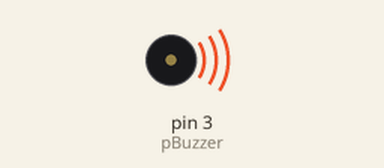
This sketch was run on a simulated Arduino Uno, built with avr-gcc and run on an emulated ATmega328P. Shown: buzzer (waves = sounding).

Above: at 0.16 s.
At 10.5 s:
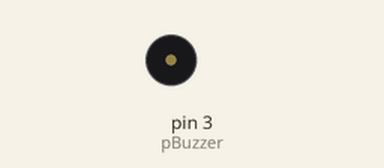
Timing chart, 0 to 11.2 s (numbered marks = the images above):
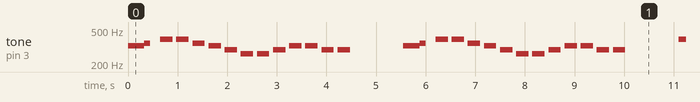

The sketch:

buzzer.ino
```cpp
//Himno de Alegría en ARDUINO
//Bases de las frecuencuas por: Elena Chong . Gracias
//https://github.com/tinkerall/Tutorial/blob/master/EP13buzzerPasivo_simplePractica/EP13buzzerPasivo_simplePractica.ino
//Web de las frecuencuas para las notas: https://pages.mtu.edu/~suits/notefreqs.html
//Uso la 4a escala, pero pueden agregar todas las que quieran.
//Conectar el Buzzer Pasivo en el PIN 3
//Author: Mailer Martínez

int pBuzzer = 3;       // pin del buzzer pasivo
int medio = 1000 / 2;  // tiempo de 1/4 de la nota
int cuarto = 1000 / 4; // tiempo de 1/4 de la nota
int octavo = 1000 / 8; // tiempo de 1/8 de la nota
double pausa = 1.30;   // pausar el 30% de la nota

int NOTA_C4 = 262; // Frecuencia de la nota C4 es 262Hz
int NOTA_D4 = 293;
int NOTA_E4 = 329;
int NOTA_F4 = 349;
int NOTA_G4 = 392;
int NOTA_A4 = 440;
int NOTA_B4 = 494;

void setup()
{
    // put your setup code here, to run once:
    pinMode(pBuzzer, OUTPUT);
}

void loop()
{
    for (int i = 0; i < 2; i++)
    {
        // put your main code here, to run repeatedly:
        tone(pBuzzer, NOTA_E4, medio);  // un cuarto de la nota C4.
        delay(cuarto * pausa);          // silenciar por una duración de la nota previa + 30% de la duración de esa nota
        tone(pBuzzer, NOTA_F4, octavo); // un cuarto de la nota A4.
        delay(cuarto * pausa);          // silenciar por una duración de la nota previa + 30% de la duración de esa nota
        tone(pBuzzer, NOTA_G4, cuarto); // un cuarto de la nota E5.
        delay(cuarto * pausa);          // silenciar por una duración de la nota previa + 30% de la duración de esa nota
        tone(pBuzzer, NOTA_G4, cuarto);
        delay(cuarto * pausa);
        tone(pBuzzer, NOTA_F4, cuarto);
        delay(cuarto * pausa);
        tone(pBuzzer, NOTA_E4, cuarto);
        delay(cuarto * pausa);
        tone(pBuzzer, NOTA_D4, cuarto);
        delay(cuarto * pausa);
        tone(pBuzzer, NOTA_C4, cuarto);
        delay(cuarto * pausa);
        tone(pBuzzer, NOTA_C4, cuarto);
        delay(cuarto * pausa);
        tone(pBuzzer, NOTA_D4, cuarto);
        delay(cuarto * pausa);
        tone(pBuzzer, NOTA_E4, cuarto);
        delay(cuarto * pausa);
        tone(pBuzzer, NOTA_E4, cuarto);
        delay(cuarto * pausa);
        tone(pBuzzer, NOTA_D4, cuarto);
        delay(cuarto * pausa);
        tone(pBuzzer, NOTA_D4, cuarto);
        delay(cuarto * pausa);
        delay(1000);
    }

    tone(pBuzzer, NOTA_G4, medio);
    delay(cuarto * pausa);
    tone(pBuzzer, NOTA_E4, octavo);
    delay(cuarto * pausa);
    tone(pBuzzer, NOTA_C4, octavo);
    delay(cuarto * pausa);
    tone(pBuzzer, NOTA_D4, cuarto);
    delay(cuarto * pausa);
    tone(pBuzzer, NOTA_E4, octavo);
    delay(cuarto * pausa);
    tone(pBuzzer, NOTA_F4, octavo);
    delay(cuarto * pausa);
    tone(pBuzzer, NOTA_E4, octavo);
    delay(cuarto * pausa);
    tone(pBuzzer, NOTA_C4, octavo);
    delay(cuarto * pausa);
    tone(pBuzzer, NOTA_E4, cuarto);
    delay(cuarto * pausa);
    tone(pBuzzer, NOTA_E4, octavo);
    delay(cuarto * pausa);
    tone(pBuzzer, NOTA_F4, octavo);
    delay(cuarto * pausa);
    tone(pBuzzer, NOTA_E4, octavo);
    delay(cuarto * pausa);
    tone(pBuzzer, NOTA_D4, octavo);
    delay(cuarto * pausa);
    tone(pBuzzer, NOTA_C4, cuarto);
    delay(cuarto * pausa);
    tone(pBuzzer, NOTA_E4, cuarto);
    delay(cuarto * pausa);
    tone(pBuzzer, NOTA_G4, medio);
    delay(cuarto * pausa);

    delay(1000);

}
```

Measured:
- by itself, tone on pin 3 (pBuzzer): plays 329 Hz for 0.33 s, 349 Hz for 0.13 s, 392 Hz for 0.25 s, 392 Hz for 0.25 s, 349 Hz for 0.25 s, 329 Hz for 0.25 s … (333 notes in this stretch)
